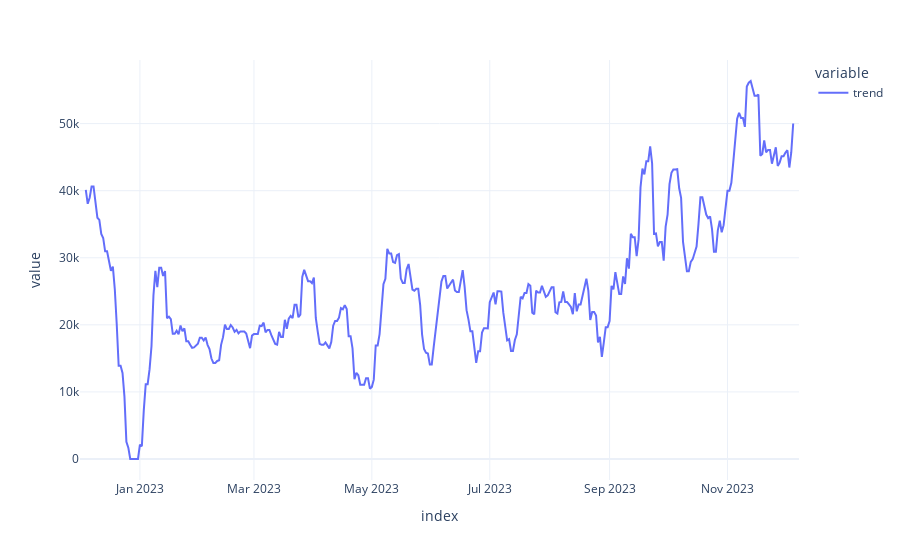

The notebook cell saved with this chart:
### Code cell
px.line(sales_time_series_df, x=sales_time_series_df.index, y = ['trend'],   template = 'plotly_white')

### Figure 1 — Plotly figure (JSON) as saved in the notebook; plotly's stock layout.template omitted (floating-point values rounded to 4 significant figures; data arrays with more than 128 entries replaced by an {"elided": "..."} marker saying what was removed)
{"data": [{"hovertemplate": "variable=trend<br>index=%{x}<br>value=%{y}<extra></extra>", "legendgroup": "trend", "line": {"color": "#636efa", "dash": "solid"}, "marker": {"symbol": "circle"}, "mode": "lines", "name": "trend", "orientation": "v", "showlegend": true, "type": "scatter", "x": {"elided": "373 str values"}, "xaxis": "x", "y": {"elided": "373 float values"}, "yaxis": "y"}], "layout": {"legend": {"title": {"text": "variable"}, "tracegroupgap": 0}, "margin": {"t": 60}, "xaxis": {"anchor": "y", "domain": [0, 1], "title": {"text": "index"}}, "yaxis": {"anchor": "x", "domain": [0, 1], "title": {"text": "value"}}}}
